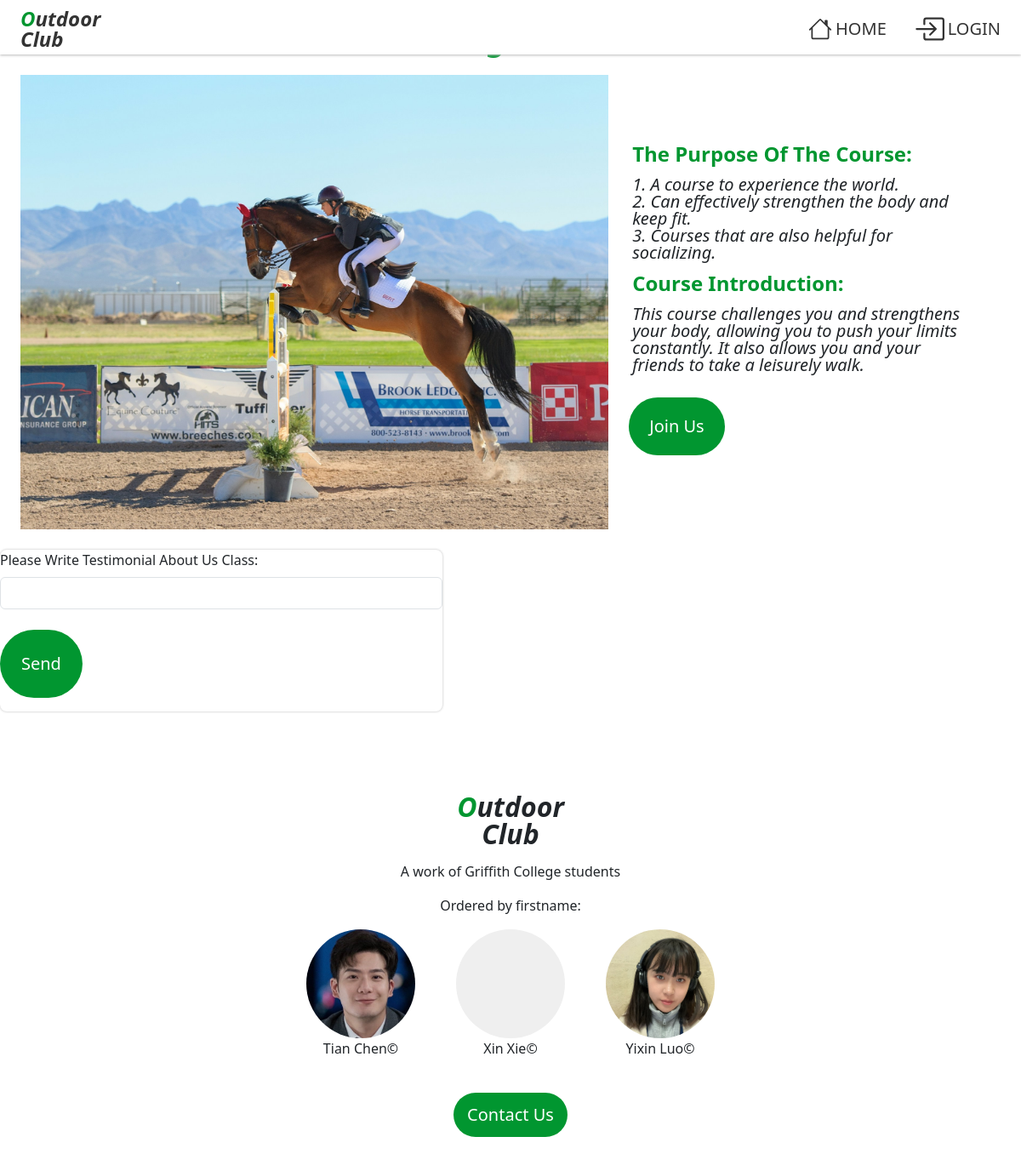
Before: /classdetail.php?id=3 with the older database file.
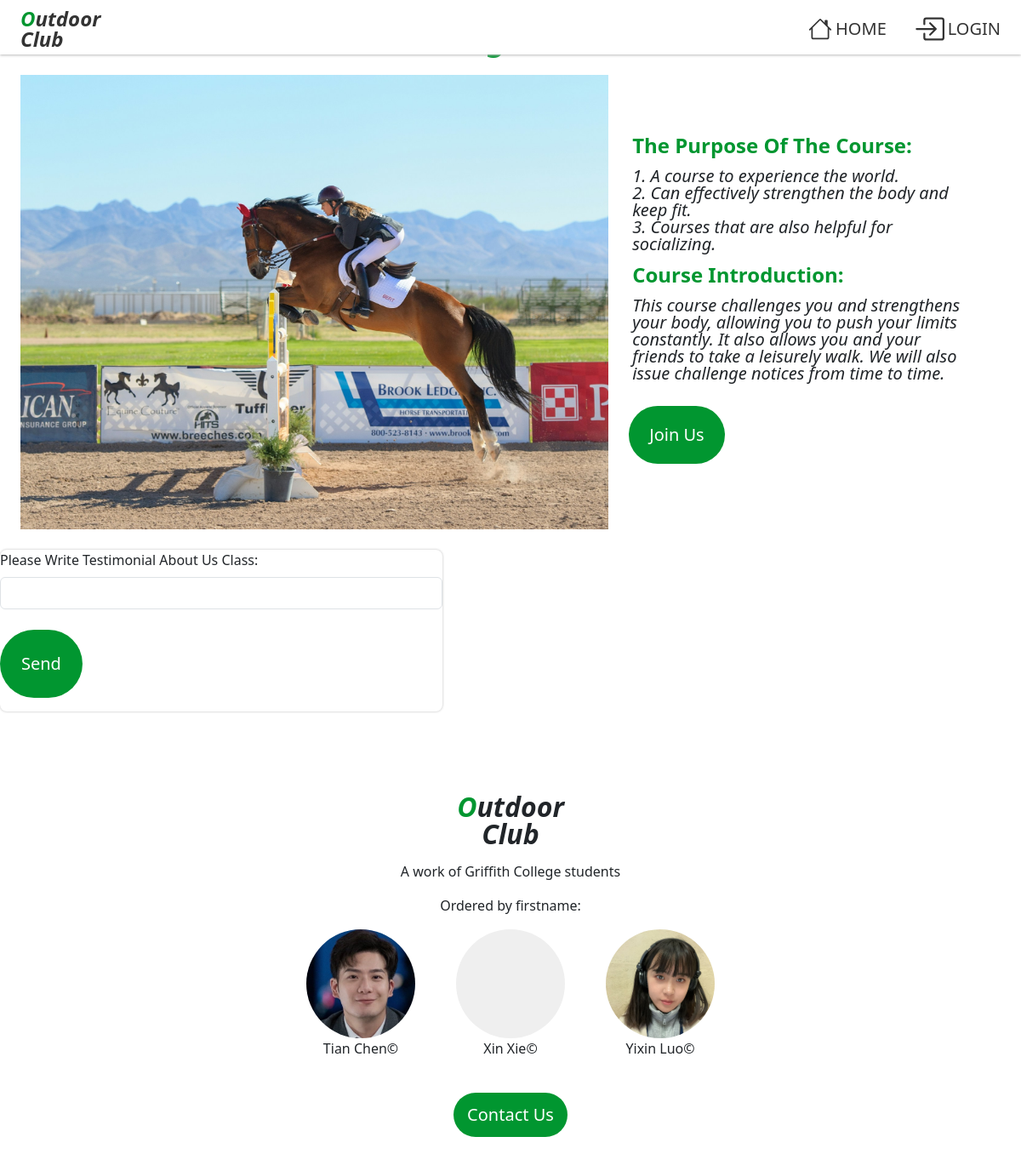
After: the same page with the newer database file.
### tables this page shows
create table if not exists classdetail(
  `id` INT UNIQUE AUTO_INCREMENT,
  `class_id` INT NOT NULL,
  `page_name` varchar(50) not null,
  `class_image` varchar(100) not null,
  `description` varchar(1000) not null,
  `class_detail` varchar(1000) not null,
  `del_flag` INT DEFAULT 0 NOT NULL,
  PRIMARY KEY(id),
  FOREIGN KEY(class_id) REFERENCES class(id)
);

### api/classdetail.php (called while the page is built)
<?php
    $id=$_GET['id'];
    include ("databaseVariables.php");
    $conn = new PDO("mysql:host=$servername", $username, $password);
    $conn->setAttribute(PDO::ATTR_ERRMODE, PDO::ERRMODE_EXCEPTION);
    $sql = "SELECT * FROM sewagroup.classdetail where id=$id";
    $result = $conn->query($sql);
    return $result;
?>

### classdetail.php (the view, shortened to what this page needs)
<!DOCTYPE html>
<html>
    <head>
        <link href="css/bootstrap.min.css" rel="stylesheet">
        <link rel="stylesheet" href="css/app.css" />
        <link rel="stylesheet" href="css/classdetail.css" />
    </head>
    <body id="classdetail" class="page-container d-flex flex-column">
        <?php include './app/views/header.php' ?>
        <?php
        include ("./api/classdetail.php");
        ?>
        <?php
            $id=$_GET['id'];
            $row = $result->fetch(PDO::FETCH_ORI_NEXT);
            $image = $row['class_image'];
            $description = $row['description'];
            $pname = $row['page_name'];
            $classdetail = $row['class_detail'];
        ?>
        <section class="classdetail-wrapper w-100">
            <section class="introduction align-items-center justify-content-left p-4">
                <p class="fs-1 mb-0 lh-1 fw-bold fst-italic me-5 text-center">
                    <span class="text-color-primary"><?php echo "$pname";?></span>
                </p>
                <section class="content d-flex align-items-center justify-content-left mt-4">
                    <?php echo "<img src='$image' class='picture d-block w-60 flow-img' alt='...'>";?>
                    <section class="p-4">
                        <p class="fs-4 mb-0 text-color-primary p-1"><b>The Purpose Of The Course:</b></p>
                        <p class="detail fs-5 mb-0 lh-1 fst-italic me-0 text-left p-1"><?php echo "$description";?></p>
                        <p class="fs-4 mb-0 text-color-primary p-1"><b>Course Introduction:</b></p>
                        <p class="fs-5 mb-0 lh-1 fst-italic me-0 text-left p-1">
                            <?php echo "$classdetail";?>
                        </p>
                        <a href=" " class="badge fw-medium rounded-pill bg-color-primary fs-5 mt-4 mb-3 p-4 text-decoration-none">Join Us</a>
                    </section>
                </section>
            </section>
            <section class="contentbody">
                <form method="POST" action="<?php echo htmlspecialchars($_SERVER["PHP_SELF"]).'?id='.$id; ?>">
                    <label for="content" class="form-label">Please Write Testimonial About Us Class:</label>
                    <input type="text" id="content" name="content" class="form-control">
                    <button type="submit" class="btn fw-medium rounded-pill bg-color-primary fs-5 mt-4 mb-3 p-4"> Send</button>
                </form>
            </section>
            <section class="testimonial align-items-center justify-content-left p-4 d-flex gap-4">
            </section>
        </section>
        <?php include './app/views/footer.php' ?>
    </body>
</html>

### app/views/header.php (shortened to what this page needs)
<?php
$current_path = $_SERVER['REQUEST_URI'];
$route = parse_url($current_path, PHP_URL_PATH);
?>
<nav class="navbar fixed-top bg-body-tertiary ps-4 pe-2 text-color-black">
    <a href="index.php" class="text-decoration-none">
        <p class="fs-4 mb-0 lh-1 fw-bold fst-italic logo"><span class="text-color-primary">O</span>utdoor </br> Club</p>
    </a>
    <span class="d-flex">
        <?php
        if (str_ends_with($route, '/') || str_ends_with($route, 'index.php')) {
            echo '<a href="class.php" class="p-2 d-flex align-items-center">
                <svg xmlns="http://www.w3.org/2000/svg" width="28" height="28" fill="currentColor"
                    class="bi bi-clipboard-pulse" viewBox="0 0 16 16">
                    <path fill-rule="evenodd"
                        d="M10 1.5a.5.5 0 0 0-.5-.5h-3a.5.5 0 0 0-.5.5v1a.5.5 0 0 0 .5.5h3a.5.5 0 0 0 .5-.5zm-5 0A1.5 1.5 0 0 1 6.5 0h3A1.5 1.5 0 0 1 11 1.5v1A1.5 1.5 0 0 1 9.5 4h-3A1.5 1.5 0 0 1 5 2.5zm-2 0h1v1H3a1 1 0 0 0-1 1V14a1 1 0 0 0 1 1h10a1 1 0 0 0 1-1V3.5a1 1 0 0 0-1-1h-1v-1h1a2 2 0 0 1 2 2V14a2 2 0 0 1-2 2H3a2 2 0 0 1-2-2V3.5a2 2 0 0 1 2-2m6.979 3.856a.5.5 0 0 0-.968.04L7.92 10.49l-.94-3.135a.5.5 0 0 0-.895-.133L4.232 10H3.5a.5.5 0 0 0 0 1h1a.5.5 0 0 0 .416-.223l1.41-2.115 1.195 3.982a.5.5 0 0 0 .968-.04L9.58 7.51l.94 3.135A.5.5 0 0 0 11 11h1.5a.5.5 0 0 0 0-1h-1.128z" />
                </svg>
                <span class="ms-1 link-text fs-5 fw-light">CLASSES</span>
            </a>';
        } else {
            echo '<a href="index.php" class="p-2 d-flex align-items-center">
                <svg xmlns="http://www.w3.org/2000/svg" width="28" height="28" fill="currentColor" class="bi bi-house" viewBox="0 0 16 16">
                    <path d="M8.707 1.5a1 1 0 0 0-1.414 0L.646 8.146a.5.5 0 0 0 .708.708L2 8.207V13.5A1.5 1.5 0 0 0 3.5 15h9a1.5 1.5 0 0 0 1.5-1.5V8.207l.646.647a.5.5 0 0 0 .708-.708L13 5.793V2.5a.5.5 0 0 0-.5-.5h-1a.5.5 0 0 0-.5.5v1.293zM13 7.207V13.5a.5.5 0 0 1-.5.5h-9a.5.5 0 0 1-.5-.5V7.207l5-5z"/>
                </svg>
                <span class="ms-1 link-text fs-5 fw-light">HOME</span>
            </a>';
        }
        ?>
        <?php
        if (!str_ends_with($route, 'login.php')) {
            if (isset($_SESSION["email"])) {
                echo '<section class="dropdown d-flex align-items-center">
                <span class="ms-1 fs-5 fw-light d-flex align-items-center dropdown-toggle" type="button" data-bs-toggle="dropdown" aria-expanded="false">
                    <svg xmlns="http://www.w3.org/2000/svg" width="28" height="28" fill="currentColor" class="bi bi-person-circle" viewBox="0 0 16 16">
                    <path d="M11 6a3 3 0 1 1-6 0 3 3 0 0 1 6 0"/>
                    <path fill-rule="evenodd" d="M0 8a8 8 0 1 1 16 0A8 8 0 0 1 0 8m8-7a7 7 0 0 0-5.468 11.37C3.242 11.226 4.805 10 8 10s4.757 1.225 5.468 2.37A7 7 0 0 0 8 1"/>
                    </svg>
                    <span class="ms-1 link-text fs-5 fw-light">ACCOUNT</span>
                </span>
                <ul class="dropdown-menu dropdown-menu-end p-2">';
                if (isset($_SESSION['firstname'])) {
                    echo '<li>Hello, ' . $_SESSION['firstname'] . '</li>';
                }
                echo '<li><a href="login.php?action=logout" type="button" class="btn btn-sm text-white btn-danger w-100 mt-4 text-decoration-none">Logout</button></a>';
            } else {
                echo '<a href="login.php" class="p-2 ms-3 me-2 d-flex align-items-center">';
                echo '<svg xmlns="http://www.w3.org/2000/svg" width="36" height="36" fill="currentColor" class="bi bi-box-arrow-in-right" viewBox="0 0 16 16">
                <path fill-rule="evenodd" d="M6 3.5a.5.5 0 0 1 .5-.5h8a.5.5 0 0 1 .5.5v9a.5.5 0 0 1-.5.5h-8a.5.5 0 0 1-.5-.5v-2a.5.5 0 0 0-1 0v2A1.5 1.5 0 0 0 6.5 14h8a1.5 1.5 0 0 0 1.5-1.5v-9A1.5 1.5 0 0 0 14.5 2h-8A1.5 1.5 0 0 0 5 3.5v2a.5.5 0 0 0 1 0z"/>
                <path fill-rule="evenodd" d="M11.854 8.354a.5.5 0 0 0 0-.708l-3-3a.5.5 0 1 0-.708.708L10.293 7.5H1.5a.5.5 0 0 0 0 1h8.793l-2.147 2.146a.5.5 0 0 0 .708.708z"/>
                </svg><span class="ms-1 link-text fs-5 fw-light">LOGIN</span></a>';
            }
        }
        ?>
    </span>
</nav>

### app/views/footer.php
<footer class="w-100 mt-4 text-center p-4 bg-body">
    <h2 class="fw-bold text-center lh-1 fst-italic mb-3 logo"><span class="text-color-primary">O</span>utdoor
        </br> Club</h2>
    <p class="mb-3">A work of Griffith College students</p>
    <p class="mb-3">Ordered by firstname:</p>
    <section class="avatar-list d-flex align-items-center justify-content-center">
        <section class="ps-4 pe-4">
            <section class="avatar" style="background-image: url('./images/tian.jpg');"></section>
            <p>Tian Chen&copy;</p>
        </section>
        <section class="ps-4 pe-4">
            <section class="avatar" style="background-image: url('./images/xin.jpg');"></section>
            <p>Xin Xie&copy;</p>
        </section>
        <section class="ps-4 pe-4">
            <section class="avatar" style="background-image: url('./images/yixin.jpg');"></section>
            <p>Yixin Luo&copy;</p>
        </section>
    </section>
    <a href="contact.php"><span class="badge fw-medium rounded-pill bg-color-primary fs-5 mt-4 mb-3 p-3">Contact Us</span></a>
</footer>

### css/app.css (style rules this page uses)
body { min-width: 320px; }
.page-container { padding-top: 4rem; }
.text-color-black { color: #333 !important; }
.text-color-primary { color: #019630 !important; }
.bg-color-primary { background-color: #019630 !important; }
nav { min-width: 320px; }
footer { min-width: 320px; }
.navbar { height: 4rem; background-color: white !important; box-shadow: 0 1px 3px 0px #bbb; }
.navbar a { color: inherit; text-decoration: none; }
.avatar { width: 8rem; height: 8rem; border-radius: 50%; background-color: #efefef; background-position: center; background-size: cover; background-repeat: no-repeat; }

### css/classdetail.css (style rules this page uses)
#classdetail { padding-top: 0; min-height: 100vh; }
.content { width: 100%; }
.picture { width: 60%; }
.detail { white-space: pre-wrap; }
.btn { color: white; }

Changed rows visible on the page:
changed classdetail: class_detail "This course challenges you and strengthens your body, allowing you to push your limits constantly. It also allows you and your friends to take a leisurely walk." → "…take a leisurely walk. We will also issue challenge notices from time to time."
